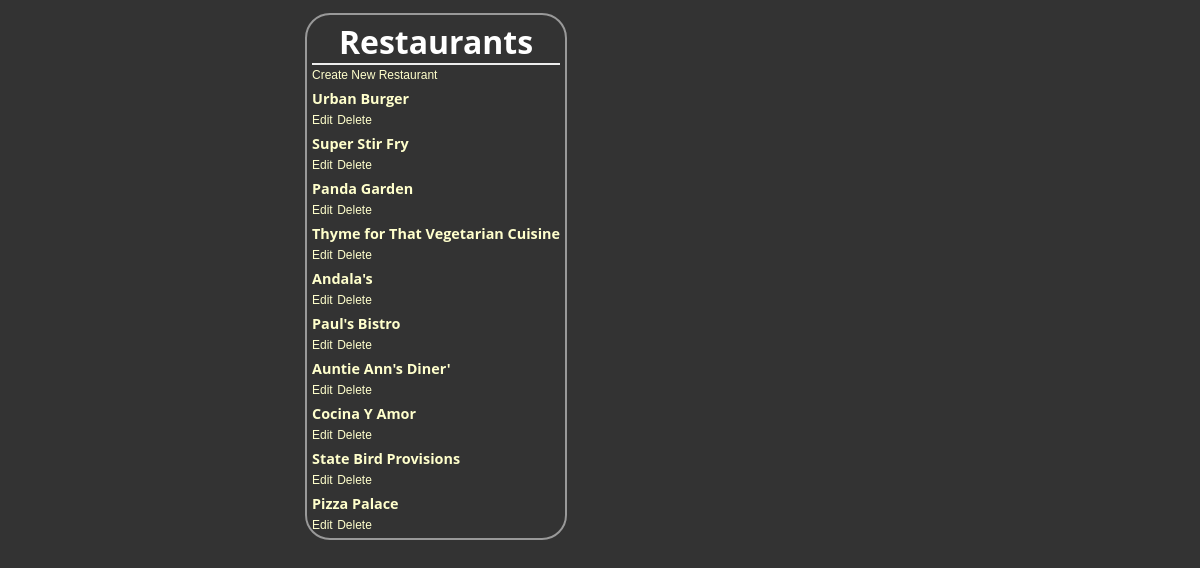
The page /restaurants/ on the database its author committed.
### restaurant.py (models this page shows, shortened)
class Restaurant(Base):
	__tablename__ = 'Restaurant'
	name = Column(String(250), nullable = False)
	id = Column(Integer, primary_key = True)

### app.py (the view)
@app.route('/')
@app.route('/restaurants/', methods=['GET', 'POST'])
def restaurants():
    restaurants = session.query(Restaurant).all()
    return render_template('restaurants.html', restaurants=restaurants)

### templates/restaurants.html (shortened to what this page needs)
<!DOCTYPE html>
<html>
	<head>
		<link rel="stylesheet" type="text/css" href="{{url_for('static', filename='style.css')}}"/>
	</head>
	<body>
		<div class='pane'>
			<div class='header'>
				<h1>Restaurants</h1>
			</div>
			<a href="{{url_for('newRestaurant')}}">Create New Restaurant</a>
			{% for restaurant in restaurants %}
			    <div class="editdeletepane">
					<h2>
						<a href="{{url_for('restaurantMenu', restaurant_id=restaurant.id)}}">{{restaurant.name}}</a>
					</h2>
					<a href="{{url_for('editRestaurant', restaurant_id=restaurant.id)}}">Edit</a>
					<a href="{{url_for('deleteRestaurant', restaurant_id=restaurant.id)}}">Delete</a>
				</div>
			{% endfor %}
		</div>
	</body>
</html>

### static/style.css (style rules this page uses)
body { font-family: sans-serif; background-color: #333333 }
h1, h2, h3, h4 { color: #ffffff; }
h1, h2 { font-family: 'Open Sans', serif; margin: 0; }
h1 { border-bottom: 2px solid #eee; }
h2 { font-size: 1.2em; }
a { text-decoration: none; color: #ffffcc; font-size: .75em; }
.pane { position: absolute; left: 25%; border: 2px solid; border-radius: 25px; padding: 5px; margin: 5px; border-color: #999999; background-color: #333333 }
.header { left: 50%; text-align: center; }

### rows shown on the page
Restaurant: name "Urban Burger"
Restaurant: name "Super Stir Fry"
Restaurant: name "Panda Garden"
Restaurant: name "Thyme for That Vegetarian Cuisine"
Restaurant: name "Andala's"
Restaurant: name "Paul's Bistro"
Restaurant: name "Auntie Ann's Diner'"
Restaurant: name "Cocina Y Amor"
Restaurant: name "State Bird Provisions"
Restaurant: name "Pizza Palace"
